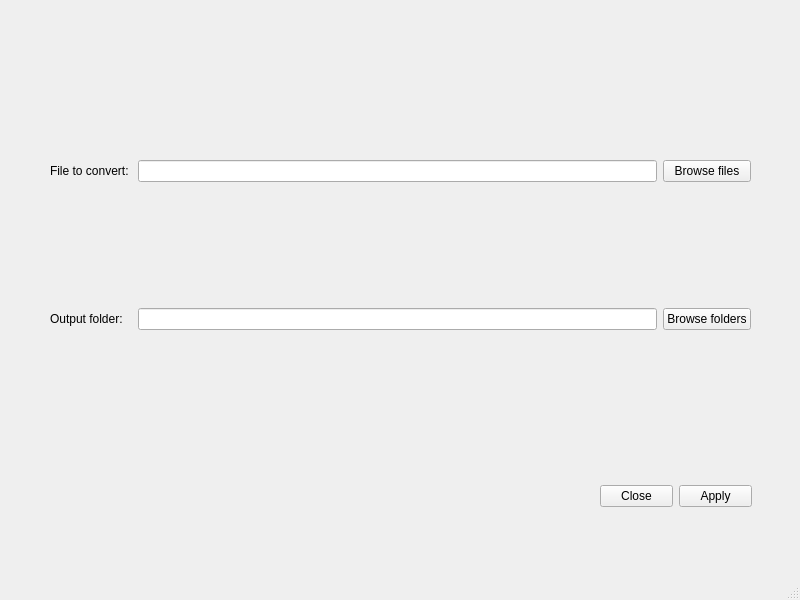
<?xml version="1.0" encoding="UTF-8"?>
<ui version="4.0">
 <class>Selector</class>
 <widget class="QMainWindow" name="Selector">
  <property name="geometry">
   <rect>
    <x>0</x>
    <y>0</y>
    <width>800</width>
    <height>600</height>
   </rect>
  </property>
  <property name="windowTitle">
   <string>MainWindow</string>
  </property>
  <widget class="QWidget" name="centralwidget">
   <widget class="QWidget" name="gridLayoutWidget">
    <property name="geometry">
     <rect>
      <x>50</x>
      <y>40</y>
      <width>701</width>
      <height>411</height>
     </rect>
    </property>
    <layout class="QGridLayout" name="gridLayout">
     <item row="0" column="0">
      <widget class="QLabel" name="label">
       <property name="text">
        <string>File to convert: </string>
       </property>
      </widget>
     </item>
     <item row="0" column="1">
      <widget class="QLineEdit" name="lineEditInput"/>
     </item>
     <item row="1" column="0">
      <widget class="QLabel" name="label_2">
       <property name="text">
        <string>Output folder:</string>
       </property>
      </widget>
     </item>
     <item row="1" column="1">
      <widget class="QLineEdit" name="lineEditOutput"/>
     </item>
     <item row="0" column="2">
      <widget class="QPushButton" name="pushButtonInput">
       <property name="text">
        <string>Browse files</string>
       </property>
      </widget>
     </item>
     <item row="1" column="2">
      <widget class="QPushButton" name="pushButtonOutput">
       <property name="text">
        <string>Browse folders</string>
       </property>
      </widget>
     </item>
    </layout>
   </widget>
   <widget class="QDialogButtonBox" name="buttonBox">
    <property name="geometry">
     <rect>
      <x>600</x>
      <y>480</y>
      <width>152</width>
      <height>32</height>
     </rect>
    </property>
    <property name="standardButtons">
     <set>QDialogButtonBox::Apply|QDialogButtonBox::Close</set>
    </property>
   </widget>
  </widget>
  <widget class="QMenuBar" name="menubar">
   <property name="geometry">
    <rect>
     <x>0</x>
     <y>0</y>
     <width>800</width>
     <height>24</height>
    </rect>
   </property>
  </widget>
  <widget class="QStatusBar" name="statusbar"/>
 </widget>
 <resources/>
 <connections/>
</ui>
